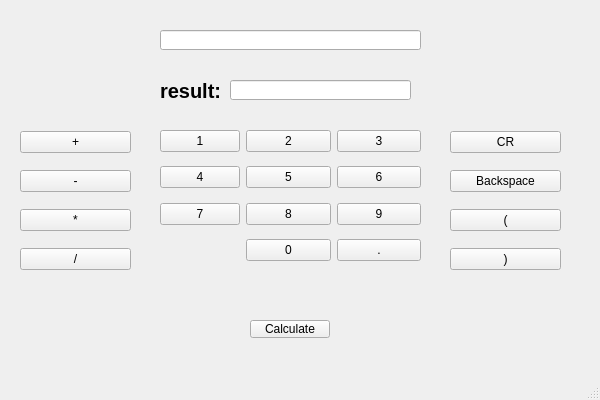
<?xml version="1.0" encoding="UTF-8"?>
<ui version="4.0">
 <class>MainWindow</class>
 <widget class="QMainWindow" name="MainWindow">
  <property name="geometry">
   <rect>
    <x>0</x>
    <y>0</y>
    <width>600</width>
    <height>400</height>
   </rect>
  </property>
  <property name="minimumSize">
   <size>
    <width>600</width>
    <height>400</height>
   </size>
  </property>
  <property name="maximumSize">
   <size>
    <width>600</width>
    <height>400</height>
   </size>
  </property>
  <property name="windowTitle">
   <string>计算器</string>
  </property>
  <property name="windowIcon">
   <iconset resource="logo.qrc">
    <normaloff>:/logo.jpg</normaloff>:/logo.jpg</iconset>
  </property>
  <widget class="QWidget" name="centralwidget">
   <widget class="QWidget" name="gridLayoutWidget">
    <property name="geometry">
     <rect>
      <x>160</x>
      <y>120</y>
      <width>261</width>
      <height>161</height>
     </rect>
    </property>
    <layout class="QGridLayout" name="gridLayout_2">
     <item row="11" column="1">
      <spacer name="horizontalSpacer">
       <property name="orientation">
        <enum>Qt::Horizontal</enum>
       </property>
       <property name="sizeHint" stdset="0">
        <size>
         <width>40</width>
         <height>20</height>
        </size>
       </property>
      </spacer>
     </item>
     <item row="1" column="2">
      <widget class="QPushButton" name="pushButton_3">
       <property name="text">
        <string>3</string>
       </property>
      </widget>
     </item>
     <item row="0" column="1">
      <spacer name="verticalSpacer">
       <property name="orientation">
        <enum>Qt::Vertical</enum>
       </property>
       <property name="sizeType">
        <enum>QSizePolicy::Fixed</enum>
       </property>
       <property name="sizeHint" stdset="0">
        <size>
         <width>20</width>
         <height>10</height>
        </size>
       </property>
      </spacer>
     </item>
     <item row="6" column="0">
      <widget class="QPushButton" name="pushButton_4">
       <property name="text">
        <string>4</string>
       </property>
      </widget>
     </item>
     <item row="8" column="2">
      <widget class="QPushButton" name="pushButton_9">
       <property name="text">
        <string>9</string>
       </property>
      </widget>
     </item>
     <item row="6" column="2">
      <widget class="QPushButton" name="pushButton_6">
       <property name="text">
        <string>6</string>
       </property>
      </widget>
     </item>
     <item row="11" column="2">
      <spacer name="horizontalSpacer_2">
       <property name="orientation">
        <enum>Qt::Horizontal</enum>
       </property>
       <property name="sizeHint" stdset="0">
        <size>
         <width>40</width>
         <height>20</height>
        </size>
       </property>
      </spacer>
     </item>
     <item row="1" column="0">
      <widget class="QPushButton" name="pushButton_1">
       <property name="text">
        <string>1</string>
       </property>
      </widget>
     </item>
     <item row="10" column="1">
      <widget class="QPushButton" name="pushButton_0">
       <property name="text">
        <string>0</string>
       </property>
      </widget>
     </item>
     <item row="6" column="1">
      <widget class="QPushButton" name="pushButton_5">
       <property name="text">
        <string>5</string>
       </property>
      </widget>
     </item>
     <item row="1" column="1">
      <widget class="QPushButton" name="pushButton_2">
       <property name="text">
        <string>2</string>
       </property>
      </widget>
     </item>
     <item row="8" column="1">
      <widget class="QPushButton" name="pushButton_8">
       <property name="text">
        <string>8</string>
       </property>
      </widget>
     </item>
     <item row="8" column="0">
      <widget class="QPushButton" name="pushButton_7">
       <property name="text">
        <string>7</string>
       </property>
      </widget>
     </item>
     <item row="7" column="1">
      <spacer name="verticalSpacer_3">
       <property name="orientation">
        <enum>Qt::Vertical</enum>
       </property>
       <property name="sizeHint" stdset="0">
        <size>
         <width>20</width>
         <height>40</height>
        </size>
       </property>
      </spacer>
     </item>
     <item row="2" column="1">
      <spacer name="verticalSpacer_2">
       <property name="orientation">
        <enum>Qt::Vertical</enum>
       </property>
       <property name="sizeHint" stdset="0">
        <size>
         <width>20</width>
         <height>40</height>
        </size>
       </property>
      </spacer>
     </item>
     <item row="9" column="1">
      <spacer name="verticalSpacer_4">
       <property name="orientation">
        <enum>Qt::Vertical</enum>
       </property>
       <property name="sizeHint" stdset="0">
        <size>
         <width>20</width>
         <height>40</height>
        </size>
       </property>
      </spacer>
     </item>
     <item row="10" column="2">
      <widget class="QPushButton" name="pushButton_point">
       <property name="text">
        <string>.</string>
       </property>
      </widget>
     </item>
    </layout>
   </widget>
   <widget class="QLineEdit" name="lineEdit">
    <property name="geometry">
     <rect>
      <x>160</x>
      <y>30</y>
      <width>261</width>
      <height>20</height>
     </rect>
    </property>
   </widget>
   <widget class="QWidget" name="gridLayoutWidget_2">
    <property name="geometry">
     <rect>
      <x>20</x>
      <y>120</y>
      <width>111</width>
      <height>161</height>
     </rect>
    </property>
    <layout class="QGridLayout" name="gridLayout_3">
     <item row="0" column="0">
      <widget class="QPushButton" name="pushButton_plus">
       <property name="text">
        <string>+</string>
       </property>
      </widget>
     </item>
     <item row="1" column="0">
      <widget class="QPushButton" name="pushButton_sub">
       <property name="text">
        <string>-</string>
       </property>
      </widget>
     </item>
     <item row="2" column="0">
      <widget class="QPushButton" name="pushButton_mul">
       <property name="text">
        <string>*</string>
       </property>
      </widget>
     </item>
     <item row="3" column="0">
      <widget class="QPushButton" name="pushButton_div">
       <property name="text">
        <string>/</string>
       </property>
      </widget>
     </item>
    </layout>
   </widget>
   <widget class="QWidget" name="gridLayoutWidget_3">
    <property name="geometry">
     <rect>
      <x>450</x>
      <y>120</y>
      <width>111</width>
      <height>161</height>
     </rect>
    </property>
    <layout class="QGridLayout" name="gridLayout_4">
     <item row="3" column="0">
      <widget class="QPushButton" name="pushButton_right">
       <property name="text">
        <string>)</string>
       </property>
      </widget>
     </item>
     <item row="2" column="0">
      <widget class="QPushButton" name="pushButton_left">
       <property name="text">
        <string>(</string>
       </property>
      </widget>
     </item>
     <item row="1" column="0">
      <widget class="QPushButton" name="pushButton_Backspace">
       <property name="text">
        <string>Backspace</string>
       </property>
      </widget>
     </item>
     <item row="0" column="0">
      <widget class="QPushButton" name="pushButton_CR">
       <property name="text">
        <string>CR</string>
       </property>
      </widget>
     </item>
    </layout>
   </widget>
   <widget class="QLineEdit" name="lineEdit_2">
    <property name="geometry">
     <rect>
      <x>230</x>
      <y>80</y>
      <width>181</width>
      <height>20</height>
     </rect>
    </property>
    <property name="font">
     <font>
      <family>黑体</family>
      <pointsize>16</pointsize>
     </font>
    </property>
    <property name="styleSheet">
     <string notr="true">border-color: rgb(0, 0, 0);
selection-color: rgb(0, 0, 0);</string>
    </property>
   </widget>
   <widget class="QLabel" name="label">
    <property name="geometry">
     <rect>
      <x>160</x>
      <y>80</y>
      <width>61</width>
      <height>21</height>
     </rect>
    </property>
    <property name="font">
     <font>
      <pointsize>15</pointsize>
      <bold>true</bold>
     </font>
    </property>
    <property name="text">
     <string>result:</string>
    </property>
   </widget>
   <widget class="QPushButton" name="pushButton_cal">
    <property name="geometry">
     <rect>
      <x>250</x>
      <y>320</y>
      <width>80</width>
      <height>18</height>
     </rect>
    </property>
    <property name="text">
     <string>Calculate</string>
    </property>
   </widget>
  </widget>
  <widget class="QMenuBar" name="menubar">
   <property name="geometry">
    <rect>
     <x>0</x>
     <y>0</y>
     <width>600</width>
     <height>17</height>
    </rect>
   </property>
  </widget>
  <widget class="QStatusBar" name="statusbar"/>
 </widget>
 <resources>
  <include location="logo.qrc"/>
 </resources>
 <connections/>
</ui>
